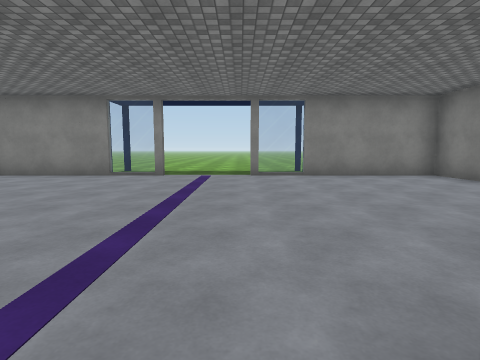
View 1 (above)

24 first-person views from a walk through a 3-D level made in the Unity game engine. The camera is 1.3 m above the floor, tilts 6° down and sees 80° across. Doors are open. The floor is counted in squares, 2 m on a side. Each view is taken from the middle of a square. On the plan, view 1 faces up. The plan holds only what a view shows up to about 9 squares ahead; the rest is blank. The place goes on beyond the plan. Flat ground stands in for the terrain. The player character is not drawn. Some surface patterns are stand-ins.

View 2
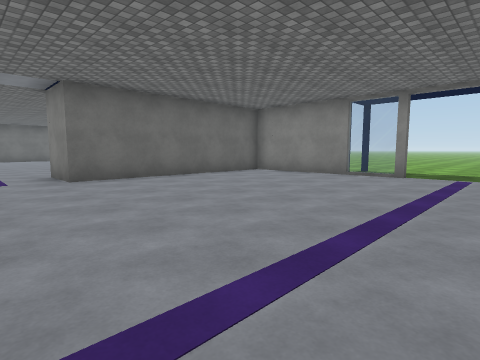

View 3
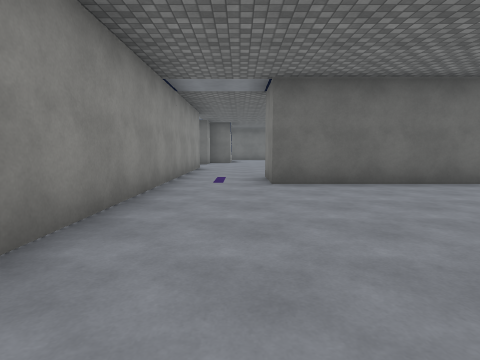

View 4
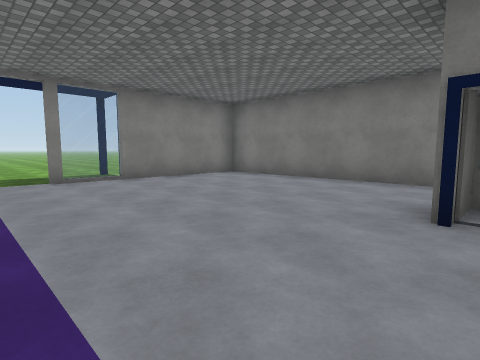

View 5
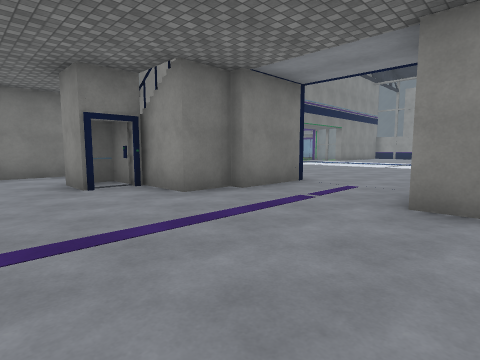

View 6
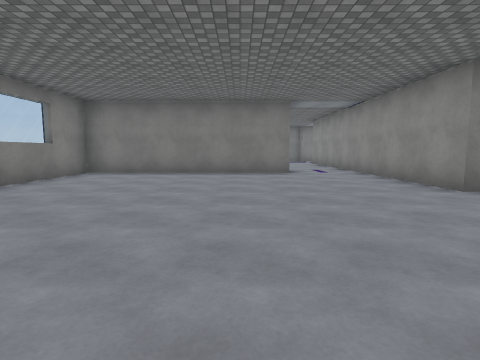

View 7
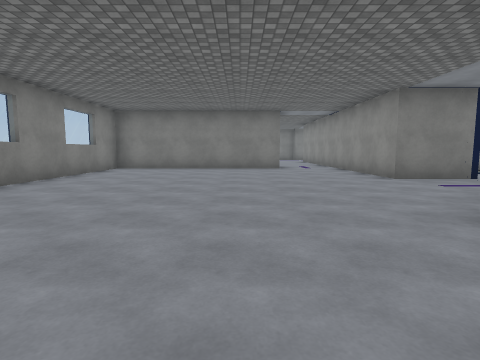

View 8
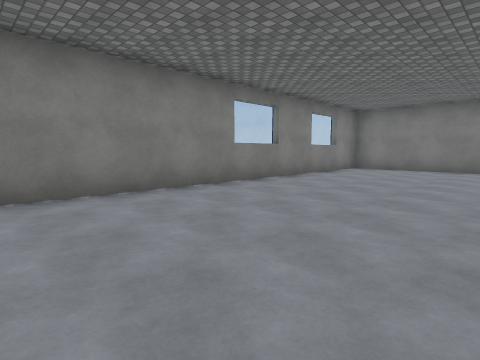

View 9
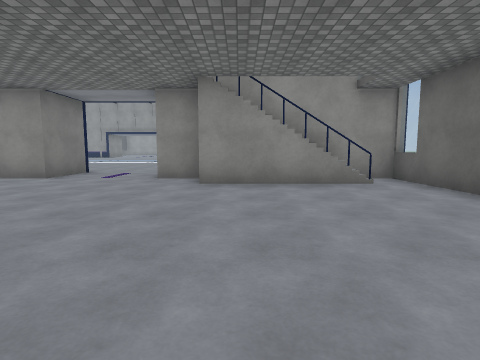

View 10
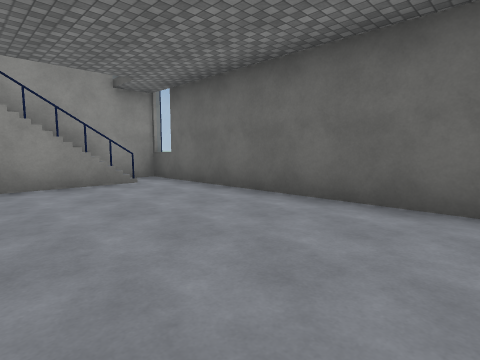

View 11
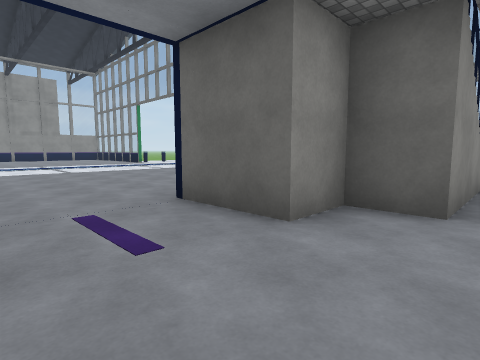

View 12
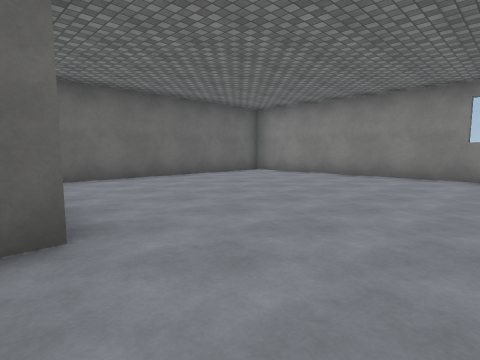

View 13
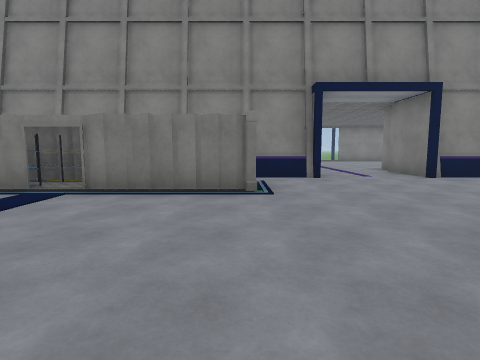

View 14
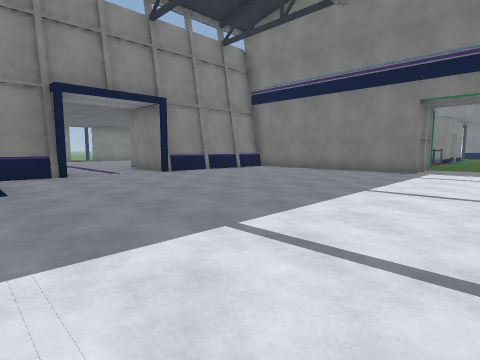

View 15
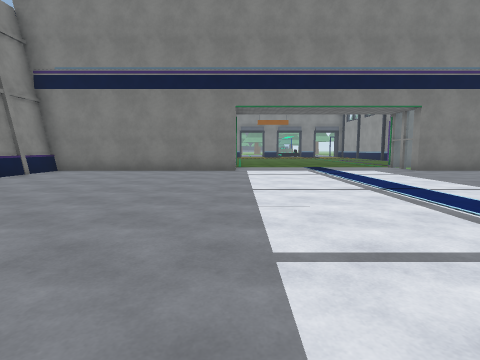

View 16
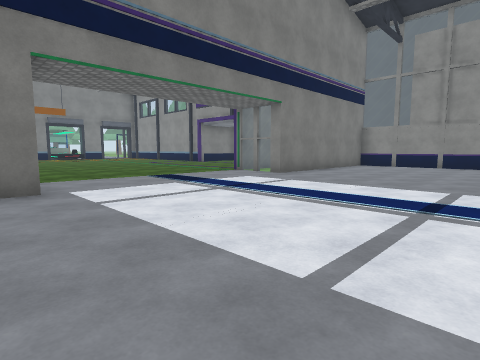

View 17
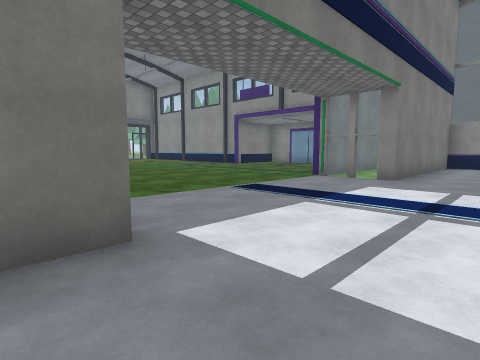

View 18
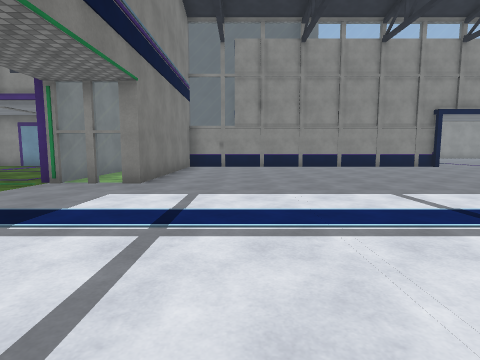

View 19
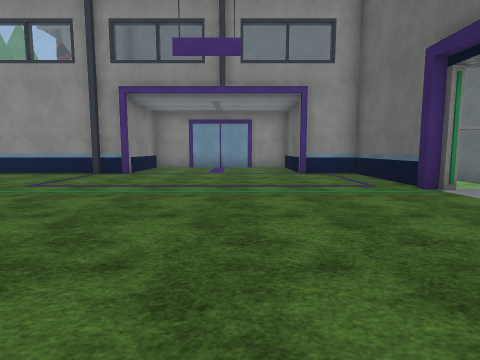

View 20
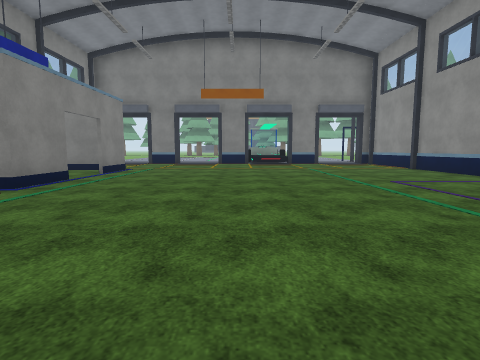

View 21
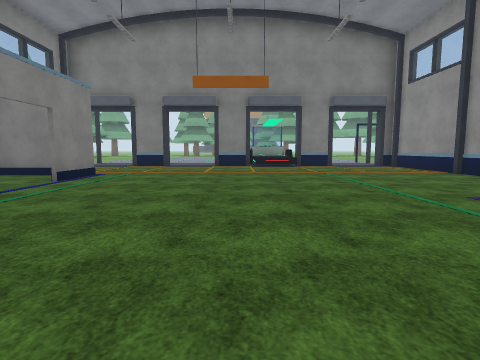

View 22
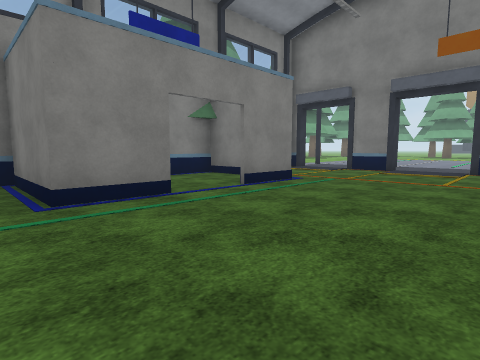

View 23
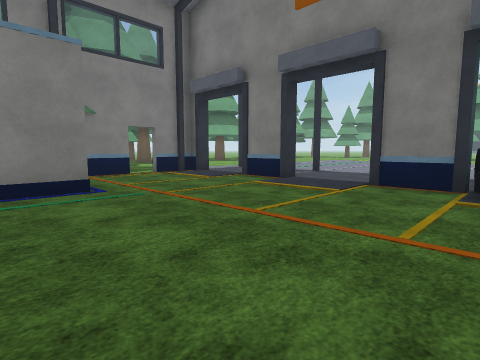

View 24
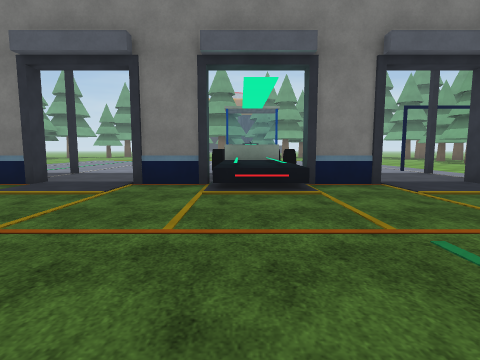

### Floor plan
Points are (right, up) in squares from view 1. A wall is a line through its corners. A room is listed if a view was taken in it or the views show most of it. See-through windows are left out.
Room 1 (views 1, 2, 3, 4, 5)
walls: (0.6, 0.5) (2.1, 0.5); (1.9, 1.6) (3, 1.6); (1.9, 0.7) (2.8, 0.7) (2.8, 1.4); (-1.9, 7.3) (-6.2, 7.3); (5, 1) (5, 7.3) (0.2, 7.3); (-6.5, 6.4) (-6.5, 1.6) (-8, 1.6); (-9.6, -0.5) (-2.1, -0.5)
ways out: opening at (-8.5, 0.5) to room 2; opening at (-0.5, -1.5) to room 3; open door at (2, 1)
Room 2 (views 6, 7, 8, 9, 10, 11, 12)
walls: (-11.6, -0.5) (-9.6, -0.5); (-8, 1.6) (-8, 7.3) (-18.5, 7.3); (-18.6, 0.5) (-15.1, 0.5); (-19.5, 6.4) (-19.5, -0.5); (-19.8, -0.5) (-14.1, -0.5)
ways out: opening at (-8.5, 0.5) to room 1; opening at (-12.5, -1.5) to room 3
Room 3 (views 13, 14, 15, 16, 17, 18, 19, 20, 21, 22, 23, 24)
walls: (-4, -4.7) (-5.7, -4.4); (-5.6, -4.7) (-6.4, -4.5); (-7.3, -4.5) (-7.8, -4.6); (-2, -2.2) (-3.6, -2.2); (-2.4, -2.1) (-3.6, -2.1); (1.8, -2.1) (0.8, -2.1); (-11.6, -2.4) (-11.6, -0.5); (6.8, -7.9) (5, -7.9) (5, -2.2) (0.4, -2.2) (0.4, -0.4); (6.8, -14) (6.8, -17) (8.3, -17) (8.3, -18.1); (5, -17.9) (5, -13.6) (7, -13.6); (-14.1, -0.5) (-14.1, -2.4); (14.4, -7.2) (12.8, -7.2); (13.1, -18) (13.1, -17) (19.1, -17); (17.5, -7.2) (15.9, -7.2); (19.4, -4.4) (18.2, -4.4); (21.2, -4.4) (20.1, -4.4); (21.8, -11.4) (21.4, -11.4) (21.4, -10); (21.4, -14.8) (21.4, -13.3) (21.8, -13.3); (21.8, -8.1) (21.4, -8.1) (21.4, -6.8); (21.8, -4.9) (21.2, -4.9)
low walls: (20.5, -13.1) (20.5, -11.5)
ways out: opening at (-0.5, -1.5) to room 1; opening at (-12.5, -1.5) to room 2; opening at (21, -6); opening at (21.5, -15.5); opening at (22, -12); opening at (22, -9); open door at (-7, -5); open door at (15.5, -7); open door at (20, -4)

Where each view was taken, in squares from view 1:
view 1: 0 up, 0 right, facing up
view 2: 0 up, 0 right, facing up-left
view 3: 1 up, 1 left, facing left
view 4: 1 up, 1 left, facing up-right
view 5: 3 up, 3 left, facing down-right
view 6: 3 up, 16 left, facing right
view 7: 3 up, 18 left, facing right
view 8: 3 up, 18 left, facing up-right
view 9: 6 up, 16 left, facing down
view 10: 6 up, 16 left, facing down-left
view 11: 1 up, 12 left, facing down-left
view 12: 0 up, 13 left, facing up-left
view 13: 9 down, 4 left, facing up
view 14: 10 down, 4 left, facing up-right
view 15: 8 down, 4 left, facing right
view 16: 7 down, 0 right, facing down-right
view 17: 7 down, 3 right, facing down-right
view 18: 8 down, 3 right, facing down
view 19: 9 down, 10 right, facing down
view 20: 11 down, 8 right, facing right
view 21: 11 down, 10 right, facing right
view 22: 11 down, 12 right, facing up-right
view 23: 12 down, 16 right, facing up-right
view 24: 12 down, 16 right, facing right
